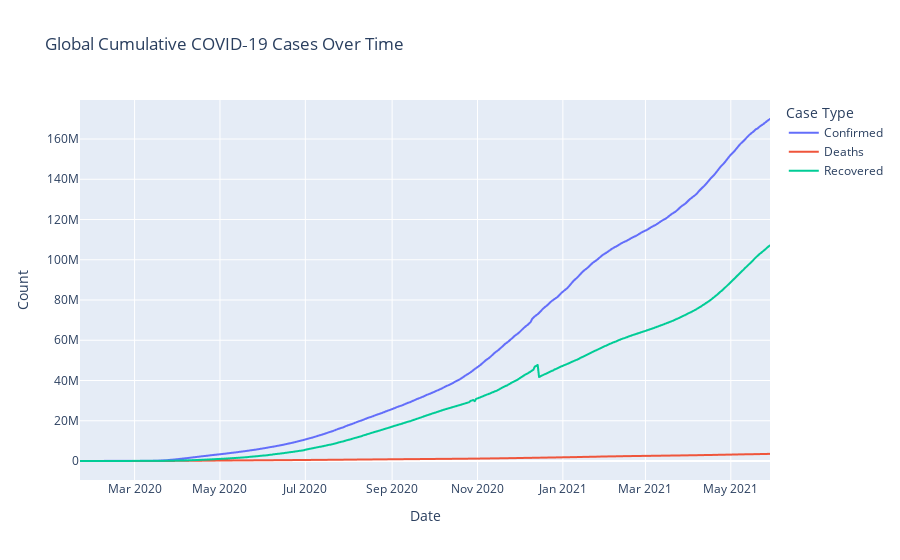
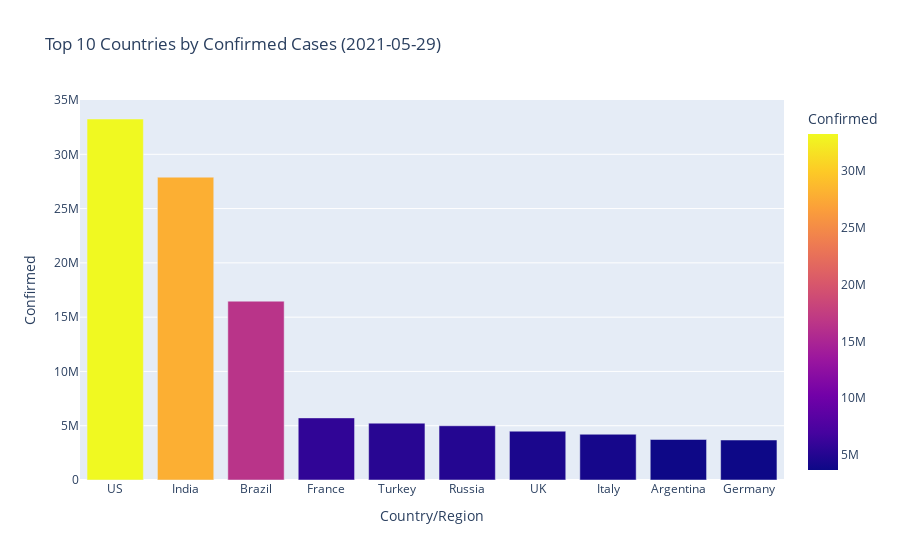

Here is the notebook cell these charts were saved with, in order:
### Code cell
print("\n--- Analyzing 'covid_19_data.csv' ---")

df_covid_daily = pd.read_csv("covid_19_data.csv")
print("Successfully loaded 'covid_19_data.csv'")

display(df_covid_daily.head())
df_covid_daily.info()

df_covid_daily["ObservationDate"] = pd.to_datetime(df_covid_daily["ObservationDate"])
df_covid_daily[["Confirmed", "Deaths", "Recovered"]] = df_covid_daily[["Confirmed", "Deaths", "Recovered"]].fillna(0)

daily_summary = df_covid_daily.groupby("ObservationDate")[["Confirmed", "Deaths", "Recovered"]].sum().reset_index().sort_values("ObservationDate")

for col in ["Confirmed", "Deaths", "Recovered"]:
    daily_summary[f"New_{col}"] = daily_summary[col].diff().fillna(0).clip(lower=0)

fig1 = px.line(
    daily_summary,
    x="ObservationDate",
    y=["Confirmed", "Deaths", "Recovered"],
    title="Global Cumulative COVID‑19 Cases Over Time",
    labels={"value": "Count", "ObservationDate": "Date"},
    hover_data={"ObservationDate": "|%Y‑%m‑%d"},
)
fig1.update_layout(hovermode="x unified", legend_title_text="Case Type")
fig1.show()

plt.figure(figsize=(14, 7))
plt.plot(daily_summary["ObservationDate"], daily_summary["New_Confirmed"], label="New Confirmed", alpha=0.75)
plt.plot(daily_summary["ObservationDate"], daily_summary["New_Deaths"], label="New Deaths", alpha=0.75)
plt.plot(daily_summary["ObservationDate"], daily_summary["New_Recovered"], label="New Recovered", alpha=0.75)
plt.title("Global Daily New COVID‑19 Cases, Deaths, and Recoveries")
plt.xlabel("Date")
plt.ylabel("Count")
plt.legend()
plt.grid(True)
plt.tight_layout()
plt.show()

latest = df_covid_daily["ObservationDate"].max()
latest_df = df_covid_daily[df_covid_daily["ObservationDate"] == latest]
country_cases = latest_df.groupby("Country/Region")["Confirmed"].sum().sort_values(ascending=False).head(10).reset_index()

fig_country = px.bar(
    country_cases,
    x="Country/Region",
    y="Confirmed",
    title=f"Top 10 Countries by Confirmed Cases ({latest.date()})",
    color="Confirmed",
    color_continuous_scale=px.colors.sequential.Plasma,
)
fig_country.show()

### Figure 1 — Plotly figure (JSON) as saved in the notebook; plotly's stock layout.template omitted (floating-point values rounded to 4 significant figures; data arrays with more than 128 entries replaced by an {"elided": "..."} marker saying what was removed)
{"data": [{"hovertemplate": "variable=Confirmed<br>Date=%{x|%Y‑%m‑%d}<br>Count=%{y}<extra></extra>", "legendgroup": "Confirmed", "line": {"color": "#636efa", "dash": "solid"}, "marker": {"symbol": "circle"}, "mode": "lines", "name": "Confirmed", "showlegend": true, "type": "scattergl", "x": {"elided": "494 str values"}, "xaxis": "x", "y": {"elided": "494 int values"}, "yaxis": "y"}, {"hovertemplate": "variable=Deaths<br>Date=%{x|%Y‑%m‑%d}<br>Count=%{y}<extra></extra>", "legendgroup": "Deaths", "line": {"color": "#EF553B", "dash": "solid"}, "marker": {"symbol": "circle"}, "mode": "lines", "name": "Deaths", "showlegend": true, "type": "scattergl", "x": {"elided": "494 str values"}, "xaxis": "x", "y": {"elided": "494 int values"}, "yaxis": "y"}, {"hovertemplate": "variable=Recovered<br>Date=%{x|%Y‑%m‑%d}<br>Count=%{y}<extra></extra>", "legendgroup": "Recovered", "line": {"color": "#00cc96", "dash": "solid"}, "marker": {"symbol": "circle"}, "mode": "lines", "name": "Recovered", "showlegend": true, "type": "scattergl", "x": {"elided": "494 str values"}, "xaxis": "x", "y": {"elided": "494 int values"}, "yaxis": "y"}], "layout": {"autosize": true, "hovermode": "x unified", "legend": {"title": {"text": "Case Type"}, "tracegroupgap": 0}, "title": {"text": "Global Cumulative COVID‑19 Cases Over Time"}, "xaxis": {"anchor": "y", "autorange": true, "domain": [0, 1], "range": ["2020-01-22", "2021-05-29"], "title": {"text": "Date"}, "type": "date"}, "yaxis": {"anchor": "x", "autorange": true, "domain": [0, 1], "range": [-9442000.0, 179400000.0], "title": {"text": "Count"}, "type": "linear"}}}

### Figure 2 — Plotly figure (JSON) as saved in the notebook; plotly's stock layout.template omitted (floating-point values rounded to 4 significant figures)
{"data": [{"alignmentgroup": "True", "hovertemplate": "Country/Region=%{x}<br>Confirmed=%{marker.color}<extra></extra>", "legendgroup": "", "marker": {"color": [33251939, 27894800, 16471600, 5719877, 5235978, 4995613, 4496823, 4213055, 3732263, 3684672], "coloraxis": "coloraxis", "pattern": {"shape": ""}}, "name": "", "offsetgroup": "", "orientation": "v", "showlegend": false, "textposition": "auto", "type": "bar", "x": ["US", "India", "Brazil", "France", "Turkey", "Russia", "UK", "Italy", "Argentina", "Germany"], "xaxis": "x", "y": [33251939, 27894800, 16471600, 5719877, 5235978, 4995613, 4496823, 4213055, 3732263, 3684672], "yaxis": "y"}], "layout": {"autosize": true, "barmode": "relative", "coloraxis": {"colorbar": {"title": {"text": "Confirmed"}}, "colorscale": [[0, "#0d0887"], [0.1111, "#46039f"], [0.2222, "#7201a8"], [0.3333, "#9c179e"], [0.4444, "#bd3786"], [0.5556, "#d8576b"], [0.6667, "#ed7953"], [0.7778, "#fb9f3a"], [0.8889, "#fdca26"], [1, "#f0f921"]]}, "legend": {"tracegroupgap": 0}, "title": {"text": "Top 10 Countries by Confirmed Cases (2021-05-29)"}, "xaxis": {"anchor": "y", "autorange": true, "domain": [0, 1], "range": [-0.5, 9.5], "title": {"text": "Country/Region"}, "type": "category"}, "yaxis": {"anchor": "x", "autorange": true, "domain": [0, 1], "range": [0, 35000000.0], "title": {"text": "Confirmed"}, "type": "linear"}}}
